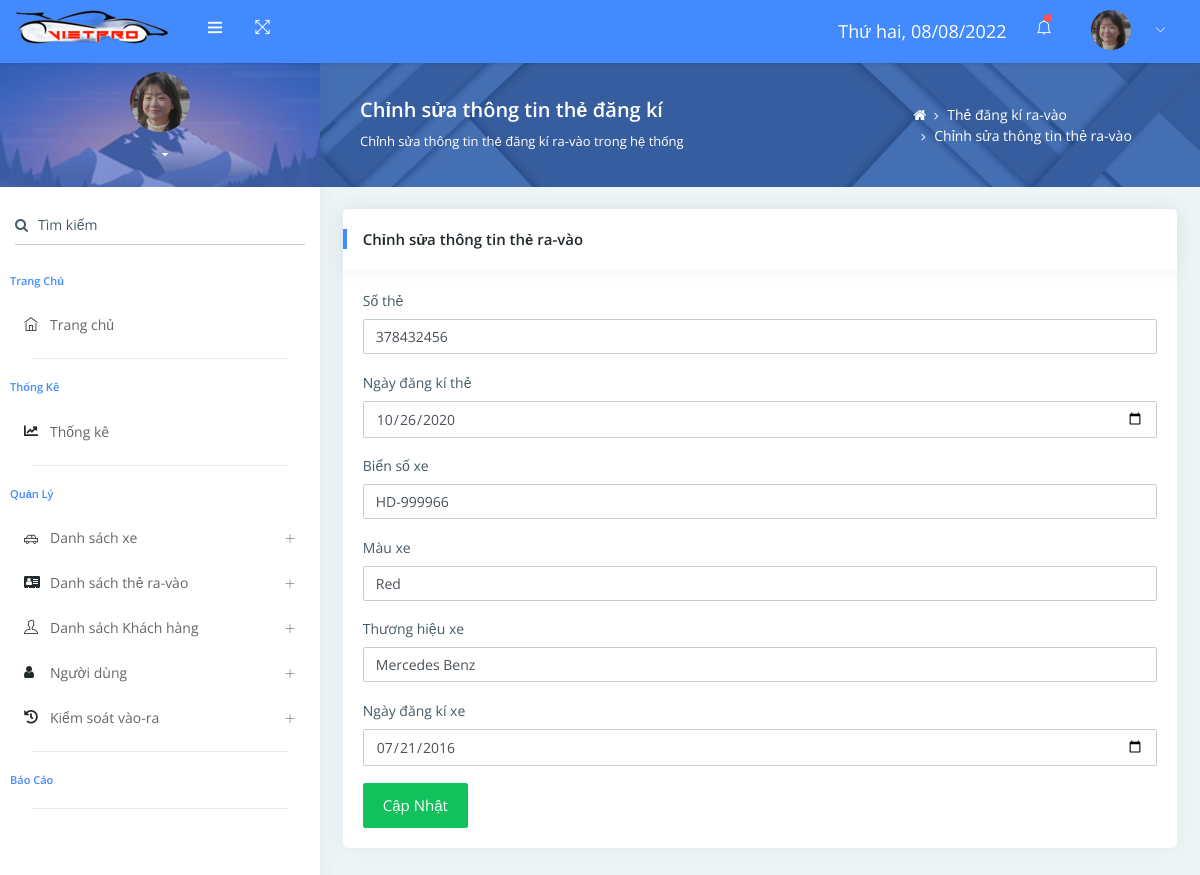
The page /?mod=card&action=changeCard&id=1 (signed in) on the database as committed earlier.
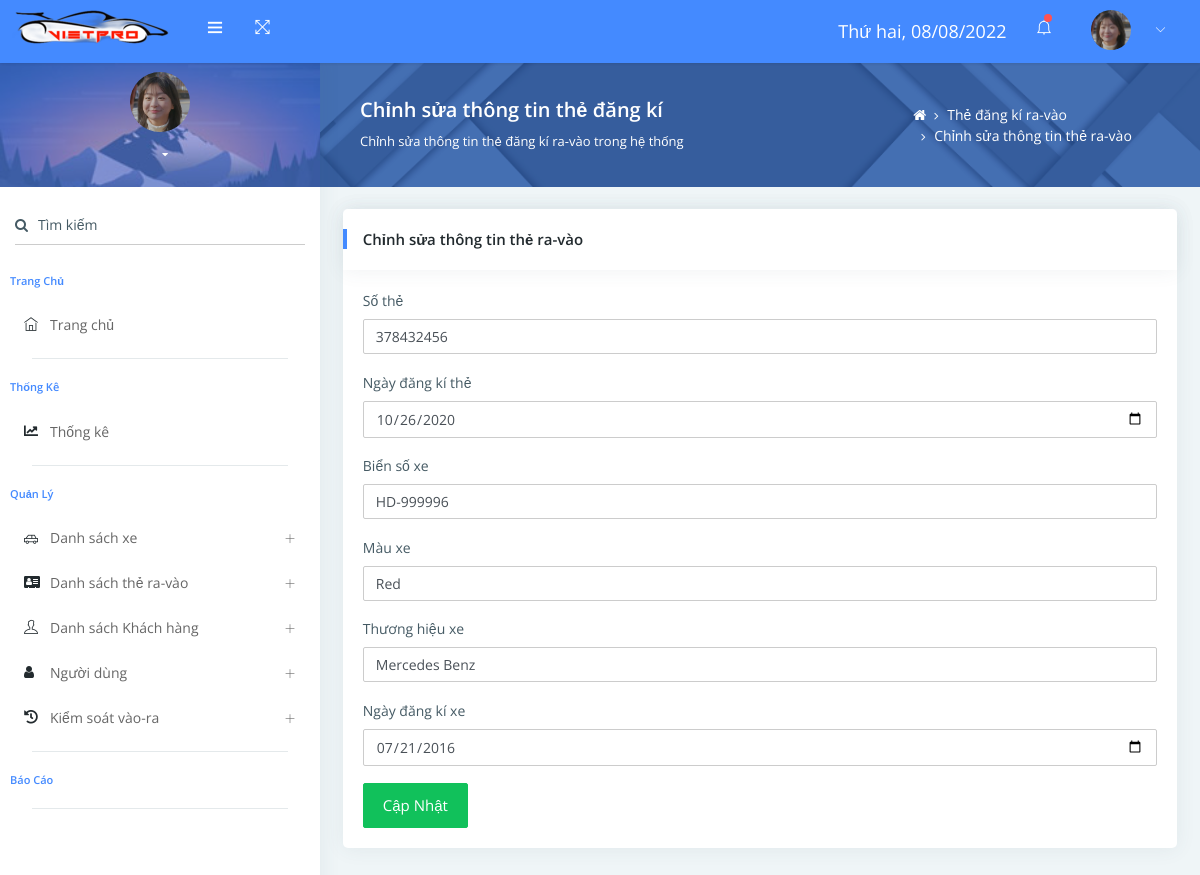
The same page on the database as committed later.
### tables this page shows
CREATE TABLE `card` (
  `ID` int(11) NOT NULL,
  `CardNumber` int(11) NOT NULL,
  `LicensePlates` text NOT NULL,
  `Color` text NOT NULL,
  `Brand` text NOT NULL,
  `DateSignCard` date NOT NULL,
  `DateSignCar` date NOT NULL,
  `CarModel` text NOT NULL,
  `Description` text NOT NULL
);

### modules/card/controllers/indexController.php (called while the page is built, shortened)
<?php
function changeCardAction()
{
    $id = (int)$_GET['id'];
    $info_card = get_info_card_by_id($id);
    $data = array();
    $data['card'] = $info_card;
    load_view('changeCard', $data);
}

### libraries/database.php (called while the page is built, shortened)
<?php
function db_query($query_string) {
    global $conn;
    $result = mysqli_query($conn, $query_string);
    return $result;
}
function db_fetch_row($query_string) {
    $mysqli_result = db_query($query_string);
    $result = mysqli_fetch_assoc($mysqli_result);
    return $result;
}
function db_fetch_array($query_string) {
    $result = array();
    $mysqli_result = db_query($query_string);
    while ($row = mysqli_fetch_assoc($mysqli_result)) {
        $result[] = $row;
    }
    return $result;
}

### modules/card/models/indexModel.php (called while the page is built, shortened)
<?php
function get_info_card_by_id($id)
{
    $info = db_fetch_row("SELECT * FROM `card` WHERE `ID` = '{$id}' ");
    return $info;
}

### core/router.php (called while the page is built, shortened)
<?php
$action_name = get_action().'Action';
call_function(array('construct', $action_name));

### core/appload.php (called while the page is built, shortened)
<?php
require CONFIGPATH . DIRECTORY_SEPARATOR . 'database.php';
require LIBPATH . DIRECTORY_SEPARATOR . 'database.php';
require COREPATH . DIRECTORY_SEPARATOR . 'base.php';
require COREPATH . DIRECTORY_SEPARATOR . 'router.php';

### index.php (called while the page is built, shortened)
<?php
require COREPATH.DIRECTORY_SEPARATOR.'appload.php';

### helper/users.php (called while the page is built, shortened)
<?php
	function get_info_user()
	{
		if(is_login())
		{
			if(!empty($_COOKIE['is_login']))
			{
				$info = db_fetch_row("SELECT * FROM `users` where `user_email` = '{$_COOKIE['user_name']}'");
			}
			else {
				$info = db_fetch_row("SELECT * FROM `users` where `user_email` = '{$_SESSION['user_login']}'");
			}
			return $info;
		}
		return false;
	}
	function is_login()
	{
		if(is_remember_me())
		{
			return true;
		}
		else if(isset($_SESSION['is_login']))
			return true;
		return false;
	}
	function is_remember_me()
	{
		return false;
	}
?>

### modules/card/views/changeCardView.php (the view, shortened to what the changed rows need)
<?php get_header() ?>
<?php get_sidebar() ?>
<div class="pcoded-content">
    <div class="page-header">
        <div class="page-block">
            <div class="row align-items-center">
                <div class="col-md-8">
                    <div class="page-header-title">
                        <h5 class="m-b-10">Chỉnh sửa thông tin thẻ đăng kí</h5>
                        <p class="m-b-0">Chỉnh sửa thông tin thẻ đăng kí ra-vào trong hệ thống</p>
                    </div>
                </div>
                <div class="col-md-4">
                    <ul class="breadcrumb">
                        <li class="breadcrumb-item">
                            <a href="?mod=home"> <i class="fa fa-home"></i> </a>
                        </li>
                        <li class="breadcrumb-item">
                            <a href="#">Thẻ đăng kí ra-vào</a>
                        </li>
                        <li class="breadcrumb-item">
                            <a href="?mod=bank&action=addBank">Chỉnh sửa thông tin thẻ ra-vào</a>
                        </li>
                    </ul>
                </div>
            </div>
        </div>
    </div>
    <div class="pcoded-inner-content">
        <div class="main-body">
            <div class="page-wrapper">
                <div class="page-body">
                    <div class="row">
                        <div class="col-md-12">
                            <div class="card">
                                <div class="card-header">
                                    <h5 class="card-title">Chỉnh sửa thông tin thẻ ra-vào</h5>
                                </div>
                                <div class="card-block">
                                    <form method="POST">
                                        <div class="form-group">
                                            <label for="CardNumber">Số thẻ</label>
                                            <input id="CardNumber" type="text" name="CardNumber"
                                                value="<?php if (!empty($_COOKIE['is_login']) || !empty($_SESSION['user_login'])) echo $card['CardNumber']; ?>"
                                                class="form-control" placeholder="Nhập số thẻ đăng kí">
                                        </div>
                                        <div class="form-group">
                                            <label for="DateSignCard">Ngày đăng kí thẻ</label>
                                            <input class="form-control" type="date" name="DateSignCard"
                                                id="DateSignCard"
                                                value="<?php if (!empty($_COOKIE['is_login']) || !empty($_SESSION['user_login'])) echo $card['DateSignCard']; ?>">
                                        </div>
                                        <div class="form-group">
                                            <label for="LicensePlates">Biển số xe</label>
                                            <input id="LicensePlates" type="text" name="LicensePlates"
                                                value="<?php if (!empty($_COOKIE['is_login']) || !empty($_SESSION['user_login'])) echo $card['LicensePlates']; ?>"
                                                class="form-control" placeholder="Nhập biển số xe">
                                        </div>
                                        <div class="form-group">
                                            <label for="Color">Màu xe</label>
                                            <input id="Color" type="text" name="Color"
                                                value="<?php if (!empty($_COOKIE['is_login']) || !empty($_SESSION['user_login'])) echo $card['Color']; ?>"
                                                class="form-control" placeholder="Nhập Màu xe">
                                        </div>
                                        <div class="form-group">
                                            <label for="Brand">Thương hiệu xe</label>
                                            <input id="Brand" type="text" name="Brand"
                                                value="<?php if (!empty($_COOKIE['is_login']) || !empty($_SESSION['user_login'])) echo $card['Brand']; ?>"
                                                class="form-control" placeholder="Nhập thương hiệu xe">
                                        </div>
                                        <div class="form-group">
                                            <label for="DateSignCar">Ngày đăng kí xe</label>
                                            <input class="form-control" type="date" name="DateSignCar" id="DateSignCar"
                                                value="<?php if (!empty($_COOKIE['is_login']) || !empty($_SESSION['user_login'])) echo $card['DateSignCar']; ?>">
                                        </div>
                                        <button type="submit" class="btn btn-success" name="btn-update"
                                            id="btn-update">Cập nhật</button>
                                    </form>
                                </div>
                            </div>
                        </div>
                    </div>
                </div>
            </div>
        </div>
    </div>
</div>

### core/base.php (shortened to what the changed rows need)
<?php
function get_module() {
    global $config;
    $module = isset($_GET['mod']) ? $_GET['mod'] : $config['default_module'];
    return $module;
}
function call_function($list_function = array()) {
    if (is_array($list_function)) {
        foreach ($list_function as $f) {
            if (function_exists($f())) {
                $f();
            }
        }
    }
}
function load_view($name, $data_send = array()) {
    $data = $data_send;
    $path = MODULESPATH . DIRECTORY_SEPARATOR . get_module() . DIRECTORY_SEPARATOR . 'views' . DIRECTORY_SEPARATOR . $name . 'View.php';
    if (file_exists($path)) {
        require $path;
    } else {
        echo "Không tìm thấy {$path}";
    }
}
function get_header($name = '') {
    if (empty($name)) {
        $name = 'header';
    } else {
        $name = "header-{$name}";
    }
    $path = LAYOUTPATH . DIRECTORY_SEPARATOR . $name . '.php';
    if (file_exists($path)) {
        require $path;
    } else {
        echo "Không tìm thấy {$path}";
    }
}
function get_footer($name = '') {
    global $data;
    if (empty($name)) {
        $name = 'footer';
    } else {
        $name = "footer-{$name}";
    }
    $path = LAYOUTPATH . DIRECTORY_SEPARATOR . $name . '.php';
    if (file_exists($path)) {
        if (is_array($data)) {
            foreach ($data as $key => $a) {
                $$key = $a;
            }
        }
        require $path;
    } else {
        echo "Không tìm thấy {$path}";
    }
}
function get_sidebar($name = '') {
    if (empty($name)) {
        $name = 'sidebar';
    } else {
        $name = "sidebar-{$name}";
    }
    $path = LAYOUTPATH . DIRECTORY_SEPARATOR . $name . '.php';
    if (file_exists($path)) {
        require $path;
    } else {
        echo "Không tìm thấy {$path}";
    }
}

Rows that differ between the two databases and show on the page:
changed card "Red": LicensePlates "HD-999966" → "HD-999996"
